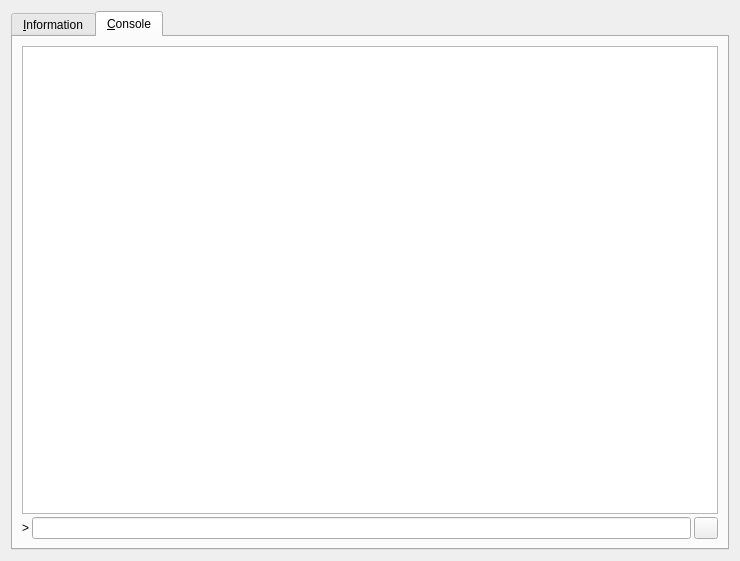
<?xml version="1.0" encoding="UTF-8"?>
<ui version="4.0">
 <class>RPCConsole</class>
 <widget class="QDialog" name="RPCConsole">
  <property name="geometry">
   <rect>
    <x>0</x>
    <y>0</y>
    <width>740</width>
    <height>561</height>
   </rect>
  </property>
  <property name="windowTitle">
   <string>FanaticosCash - Debug window</string>
  </property>
  <property name="styleSheet">
   <string notr="true">font: 75 10pt &quot;Century Gothic&quot;;</string>
  </property>
  <layout class="QVBoxLayout" name="verticalLayout_2">
   <item>
    <widget class="QTabWidget" name="tabWidget">
     <property name="styleSheet">
      <string notr="true">font: 75 12pt &quot;Century Gothic&quot;;</string>
     </property>
     <property name="currentIndex">
      <number>1</number>
     </property>
     <widget class="QWidget" name="tab_info">
      <attribute name="title">
       <string>&amp;Information</string>
      </attribute>
        <layout class="QGridLayout" name="gridLayout_2">
       <item row="0" column="0">
        <widget class="QLabel" name="label_9">
         <property name="font">
          <font>
           <family>Century Gothic</family>
           <pointsize>12</pointsize>
           <weight>9</weight>
           <italic>false</italic>
           <bold>false</bold>
          </font>
         </property>
         <property name="text">
          <string>FanaticosCash Core</string>
         </property>
        </widget>
       </item>
       <item row="1" column="0">
        <widget class="QLabel" name="label_5">
         <property name="styleSheet">
          <string notr="true">font: 75 10pt &quot;Century Gothic&quot;;</string>
         </property>
         <property name="text">
          <string>Client name</string>
         </property>
        </widget>
       </item>
       <item row="1" column="2">
        <widget class="QLabel" name="clientName">
         <property name="cursor">
          <cursorShape>IBeamCursor</cursorShape>
         </property>
         <property name="styleSheet">
          <string notr="true">font: 75 8pt &quot;Century Gothic&quot;;</string>
         </property>
         <property name="text">
          <string>N/A</string>
         </property>
         <property name="textFormat">
          <enum>Qt::PlainText</enum>
         </property>
         <property name="textInteractionFlags">
          <set>Qt::LinksAccessibleByMouse|Qt::TextSelectableByKeyboard|Qt::TextSelectableByMouse</set>
         </property>
        </widget>
       </item>
       <item row="2" column="0">
        <widget class="QLabel" name="label_6">
         <property name="styleSheet">
          <string notr="true">font: 75 10pt &quot;Century Gothic&quot;;</string>
         </property>
         <property name="text">
          <string>Client version</string>
         </property>
        </widget>
       </item>
       <item row="2" column="2">
        <widget class="QLabel" name="clientVersion">
         <property name="cursor">
          <cursorShape>IBeamCursor</cursorShape>
         </property>
         <property name="styleSheet">
          <string notr="true">font: 75 8pt &quot;Century Gothic&quot;;</string>
         </property>
         <property name="text">
          <string>N/A</string>
         </property>
         <property name="textFormat">
          <enum>Qt::PlainText</enum>
         </property>
         <property name="textInteractionFlags">
          <set>Qt::LinksAccessibleByMouse|Qt::TextSelectableByKeyboard|Qt::TextSelectableByMouse</set>
         </property>
        </widget>
       </item>
       <item row="3" column="0" colspan="2">
        <widget class="QLabel" name="label_14">
         <property name="styleSheet">
          <string notr="true">font: 75 10pt &quot;Century Gothic&quot;;</string>
         </property>
         <property name="text">
          <string>Using OpenSSL version</string>
         </property>
         <property name="indent">
          <number>10</number>
         </property>
        </widget>
       </item>
       <item row="3" column="2">
        <widget class="QLabel" name="openSSLVersion">
         <property name="cursor">
          <cursorShape>IBeamCursor</cursorShape>
         </property>
         <property name="styleSheet">
          <string notr="true">font: 75 8pt &quot;Century Gothic&quot;;</string>
         </property>
         <property name="text">
          <string>N/A</string>
         </property>
         <property name="textFormat">
          <enum>Qt::PlainText</enum>
         </property>
         <property name="textInteractionFlags">
          <set>Qt::LinksAccessibleByMouse|Qt::TextSelectableByKeyboard|Qt::TextSelectableByMouse</set>
         </property>
        </widget>
       </item>
       <item row="4" column="0">
        <widget class="QLabel" name="label_12">
         <property name="styleSheet">
          <string notr="true">font: 75 10pt &quot;Century Gothic&quot;;</string>
         </property>
         <property name="text">
          <string>Build date</string>
         </property>
        </widget>
       </item>
       <item row="4" column="2">
        <widget class="QLabel" name="buildDate">
         <property name="cursor">
          <cursorShape>IBeamCursor</cursorShape>
         </property>
         <property name="styleSheet">
          <string notr="true">font: 75 8pt &quot;Century Gothic&quot;;</string>
         </property>
         <property name="text">
          <string>N/A</string>
         </property>
         <property name="textFormat">
          <enum>Qt::PlainText</enum>
         </property>
         <property name="textInteractionFlags">
          <set>Qt::LinksAccessibleByMouse|Qt::TextSelectableByKeyboard|Qt::TextSelectableByMouse</set>
         </property>
        </widget>
       </item>
       <item row="5" column="0">
        <widget class="QLabel" name="label_13">
         <property name="styleSheet">
          <string notr="true">font: 75 10pt &quot;Century Gothic&quot;;</string>
         </property>
         <property name="text">
          <string>Startup time</string>
         </property>
        </widget>
       </item>
       <item row="5" column="2">
        <widget class="QLabel" name="startupTime">
         <property name="cursor">
          <cursorShape>IBeamCursor</cursorShape>
         </property>
         <property name="styleSheet">
          <string notr="true">font: 75 8pt &quot;Century Gothic&quot;;</string>
         </property>
         <property name="text">
          <string>N/A</string>
         </property>
         <property name="textFormat">
          <enum>Qt::PlainText</enum>
         </property>
         <property name="textInteractionFlags">
          <set>Qt::LinksAccessibleByMouse|Qt::TextSelectableByKeyboard|Qt::TextSelectableByMouse</set>
         </property>
        </widget>
       </item>
       <item row="6" column="0">
        <widget class="QLabel" name="label_11">
         <property name="font">
          <font>
           <family>Century Gothic</family>
           <pointsize>10</pointsize>
           <weight>9</weight>
           <italic>false</italic>
           <bold>false</bold>
          </font>
         </property>
         <property name="styleSheet">
          <string notr="true">font: 75 10pt &quot;Century Gothic&quot;;</string>
         </property>
         <property name="text">
          <string>Network</string>
         </property>
        </widget>
       </item>
       <item row="7" column="0">
        <widget class="QLabel" name="label_7">
         <property name="styleSheet">
          <string notr="true">font: 75 10pt &quot;Century Gothic&quot;;</string>
         </property>
         <property name="text">
          <string>Number of connections</string>
         </property>
        </widget>
       </item>
       <item row="7" column="2">
        <widget class="QLabel" name="numberOfConnections">
         <property name="cursor">
          <cursorShape>IBeamCursor</cursorShape>
         </property>
         <property name="styleSheet">
          <string notr="true">font: 75 8pt &quot;Century Gothic&quot;;</string>
         </property>
         <property name="text">
          <string>N/A</string>
         </property>
         <property name="textFormat">
          <enum>Qt::PlainText</enum>
         </property>
         <property name="textInteractionFlags">
          <set>Qt::LinksAccessibleByMouse|Qt::TextSelectableByKeyboard|Qt::TextSelectableByMouse</set>
         </property>
        </widget>
       </item>
       <item row="8" column="0">
        <widget class="QLabel" name="label_8">
         <property name="styleSheet">
          <string notr="true">font: 75 10pt &quot;Century Gothic&quot;;</string>
         </property>
         <property name="text">
          <string>On testnet</string>
         </property>
        </widget>
       </item>
       <item row="8" column="2">
        <widget class="QCheckBox" name="isTestNet">
         <property name="enabled">
          <bool>false</bool>
         </property>
         <property name="styleSheet">
          <string notr="true">font: 75 8pt &quot;Century Gothic&quot;;</string>
         </property>
         <property name="text">
          <string/>
         </property>
        </widget>
       </item>
       <item row="9" column="0">
        <widget class="QLabel" name="label_10">
         <property name="font">
          <font>
           <family>Century Gothic</family>
           <pointsize>10</pointsize>
           <weight>9</weight>
           <italic>false</italic>
           <bold>false</bold>
          </font>
         </property>
         <property name="styleSheet">
          <string notr="true">font: 75 10pt &quot;Century Gothic&quot;;</string>
         </property>
         <property name="text">
          <string>Block chain</string>
         </property>
        </widget>
       </item>
       <item row="10" column="0" colspan="2">
        <widget class="QLabel" name="label_3">
         <property name="styleSheet">
          <string notr="true">font: 75 10pt &quot;Century Gothic&quot;;</string>
         </property>
         <property name="text">
          <string>Current number of blocks</string>
         </property>
        </widget>
       </item>
       <item row="10" column="2">
        <widget class="QLabel" name="numberOfBlocks">
         <property name="cursor">
          <cursorShape>IBeamCursor</cursorShape>
         </property>
         <property name="styleSheet">
          <string notr="true">font: 75 8pt &quot;Century Gothic&quot;;</string>
         </property>
         <property name="text">
          <string>N/A</string>
         </property>
         <property name="textFormat">
          <enum>Qt::PlainText</enum>
         </property>
         <property name="textInteractionFlags">
          <set>Qt::LinksAccessibleByMouse|Qt::TextSelectableByKeyboard|Qt::TextSelectableByMouse</set>
         </property>
        </widget>
       </item>
       <item row="11" column="0">
        <widget class="QLabel" name="label_4">
         <property name="styleSheet">
          <string notr="true">font: 75 10pt &quot;Century Gothic&quot;;</string>
         </property>
         <property name="text">
          <string>Estimated total blocks</string>
         </property>
        </widget>
       </item>
       <item row="11" column="2">
        <widget class="QLabel" name="totalBlocks">
         <property name="cursor">
          <cursorShape>IBeamCursor</cursorShape>
         </property>
         <property name="styleSheet">
          <string notr="true">font: 75 8pt &quot;Century Gothic&quot;;</string>
         </property>
         <property name="text">
          <string>N/A</string>
         </property>
         <property name="textFormat">
          <enum>Qt::PlainText</enum>
         </property>
         <property name="textInteractionFlags">
          <set>Qt::LinksAccessibleByMouse|Qt::TextSelectableByKeyboard|Qt::TextSelectableByMouse</set>
         </property>
        </widget>
       </item>
       <item row="12" column="0">
        <widget class="QLabel" name="label_2">
         <property name="styleSheet">
          <string notr="true">font: 75 10pt &quot;Century Gothic&quot;;</string>
         </property>
         <property name="text">
          <string>Last block time</string>
         </property>
        </widget>
       </item>
       <item row="12" column="2">
        <widget class="QLabel" name="lastBlockTime">
         <property name="cursor">
          <cursorShape>IBeamCursor</cursorShape>
         </property>
         <property name="styleSheet">
          <string notr="true">font: 75 8pt &quot;Century Gothic&quot;;</string>
         </property>
         <property name="text">
          <string>N/A</string>
         </property>
         <property name="textFormat">
          <enum>Qt::PlainText</enum>
         </property>
         <property name="textInteractionFlags">
          <set>Qt::LinksAccessibleByMouse|Qt::TextSelectableByKeyboard|Qt::TextSelectableByMouse</set>
         </property>
        </widget>
       </item>
       <item row="13" column="0">
        <widget class="QLabel" name="labelDebugLogfile">
         <property name="font">
          <font>
           <family>Century Gothic</family>
           <pointsize>10</pointsize>
           <weight>9</weight>
           <italic>false</italic>
           <bold>false</bold>
          </font>
         </property>
         <property name="styleSheet">
          <string notr="true">font: 75 10pt &quot;Century Gothic&quot;;</string>
         </property>
         <property name="text">
          <string>Open Files:</string>
         </property>
        </widget>
       </item>
       <item row="13" column="1">
       <spacer name="verticalSpacer_2">
       <property name="orientation">
       <enum>Qt::Vertical</enum>
         </property>
         <property name="sizeHint" stdset="0">
         <size>
           <width>17</width>
           <height>14</height>
          </size>
         </property>
        </spacer>
       </item>
       <item row="14" column="0" colspan="2">
        <layout class="QGridLayout" name="gridLayout">
         <item row="0" column="0">
          <widget class="QPushButton" name="openDebugLogfileButton">
           <property name="enabled">
            <bool>true</bool>
           </property>
           <property name="toolTip">
            <string>Open the FanaticosCash debug log file from the current data directory. This can take a few seconds for large log files.</string>
           </property>
           <property name="text">
            <string>Debug.log</string>
           </property>
           <property name="autoDefault">
            <bool>false</bool>
           </property>
          </widget>
         </item>
         <item row="0" column="1">
          <widget class="QPushButton" name="openConfigurationfileButton">
           <property name="toolTip">
            <string>Open the FanaticosCash configuration file from the current data directory.</string>
           </property>
           <property name="text">
            <string>FanaticosCash.conf File</string>
           </property>
           <property name="autoDefault">
            <bool>false</bool>
           </property>
          </widget>
         </item>
        </layout>
       </item>
       <item row="15" column="0">
        <widget class="QLabel" name="labelCLOptions">
         <property name="font">
          <font>
           <family>Century Gothic</family>
           <pointsize>10</pointsize>
           <weight>9</weight>
           <italic>false</italic>
           <bold>false</bold>
          </font>
         </property>
         <property name="styleSheet">
          <string notr="true">font: 75 10pt &quot;Century Gothic&quot;;</string>
         </property>
         <property name="text">
          <string>Command-line options</string>
         </property>
        </widget>
       </item>
      <item row="16" column="0">
        <widget class="QPushButton" name="showCLOptionsButton">
         <property name="toolTip">
          <string>Show the FanaticosCash-Qt help message to get a list with possible FanaticosCash command-line options.</string>
         </property>
         <property name="styleSheet">
          <string notr="true">font: 75 10pt &quot;Century Gothic&quot;;</string>
         </property>
         <property name="text">
          <string>&amp;Show</string>
         </property>
         <property name="autoDefault">
          <bool>false</bool>
         </property>
        </widget>
       </item>
       <item row="16" column="1">
        <spacer name="verticalSpacer">
         <property name="orientation">
          <enum>Qt::Vertical</enum>
         </property>
         <property name="sizeHint" stdset="0">
          <size>
           <width>17</width>
           <height>34</height>
          </size>
         </property>
        </spacer>
       </item>
      </layout>
     </widget>
     <widget class="QWidget" name="tab_console">
      <attribute name="title">
       <string>&amp;Console</string>
      </attribute>
      <layout class="QVBoxLayout" name="verticalLayout_3">
       <property name="spacing">
        <number>3</number>
       </property>
       <item>
        <widget class="QTextEdit" name="messagesWidget">
         <property name="minimumSize">
          <size>
           <width>0</width>
           <height>100</height>
          </size>
         </property>
         <property name="styleSheet">
          <string notr="true">font: 75 12pt &quot;Century Gothic&quot;;</string>
         </property>
         <property name="readOnly">
          <bool>true</bool>
         </property>
         <property name="tabKeyNavigation" stdset="0">
          <bool>false</bool>
         </property>
         <property name="columnCount" stdset="0">
          <number>2</number>
         </property>
        </widget>
       </item>
       <item>
        <layout class="QHBoxLayout" name="horizontalLayout">
         <property name="spacing">
          <number>3</number>
         </property>
         <item>
          <widget class="QLabel" name="label">
           <property name="text">
            <string notr="true">&gt;</string>
           </property>
          </widget>
         </item>
         <item>
          <widget class="QLineEdit" name="lineEdit">
           <property name="styleSheet">
            <string notr="true">font: 75 12pt &quot;Century Gothic&quot;;</string>
           </property>
          </widget>
         </item>
         <item>
          <widget class="QPushButton" name="clearButton">
           <property name="maximumSize">
            <size>
             <width>24</width>
             <height>24</height>
            </size>
           </property>
           <property name="toolTip">
            <string>Clear console</string>
           </property>
           <property name="text">
            <string/>
           </property>
           <property name="icon">
            <iconset resource="../bitcoin.qrc">
             <normaloff>:/icons/remove</normaloff>:/icons/remove</iconset>
           </property>
           <property name="shortcut">
            <string notr="true">Ctrl+L</string>
           </property>
           <property name="autoDefault">
            <bool>false</bool>
           </property>
          </widget>
         </item>
        </layout>
       </item>
      </layout>
     </widget>
    </widget>
   </item>
  </layout>
 </widget>
 <resources>
  <include location="../bitcoin.qrc"/>
 </resources>
 <connections/>
</ui>
